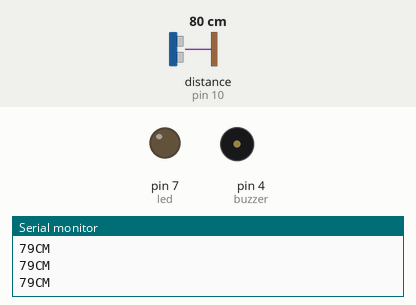
Bench run of a sketch on a simulated Arduino Uno, built with avr-gcc and run on an emulated ATmega328P. Shown: output pins drawn as LEDs (lit = HIGH), buzzer (waves = sounding, pin HIGH), the last lines printed to the serial monitor. Wiring (inferred from the names in the program): ultrasonic range finder: trigger pin 9; echo pin 10. The test bench sets the inputs (shaded band); at power-on: distance to the obstacle (sensor on pin 10) 80 cm. The echo pulse lasts 58.3 µs per cm; pins used as bus, display or sensor lines are not drawn.

Above: at 1.2 s.
1.3 s: distance to the obstacle (sensor on pin 10) set to 7 cm
2.8 s: distance to the obstacle (sensor on pin 10) set to 4 cm
At 3.1 s:
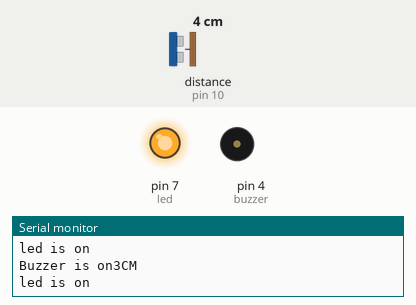
Timing chart, 0 to 5.8 s (numbered marks = the images above; inputs shaded):
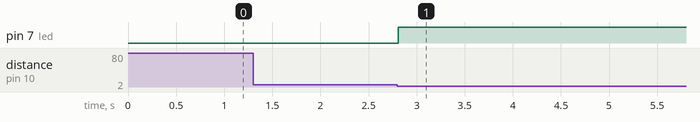

Measured:
- the behaviour switches between 6 and 5 cm on distance to the obstacle (sensor on pin 10) (found by bisection; images 0 and 1)
- after the input at 2.8 s, pin 7 (led): LOW → HIGH at once

The sketch:

garbage_mon.ino
```cpp
/*AUTHOR :- SHWETA AND KARTIK
  DATE :- 20/11/2019
  CODE :- GARBAGE MONITORING SYSTEM
*/


int trigpin=9;
int echopin=10;
int led=7;
int buzzer=4;


void setup() {
 Serial.begin(9600);
 pinMode(led,OUTPUT);
 pinMode(buzzer,OUTPUT);
 pinMode(trigpin,OUTPUT);
 pinMode(echopin,INPUT);


}

void loop() {
 long duration,distance;
 digitalWrite(trigpin,HIGH);
 delayMicroseconds(100);
 digitalWrite(trigpin,LOW);
 duration=pulseIn(echopin,HIGH);
 distance=(duration/2)/29.1;
 Serial.print(distance);
 Serial.print("CM\n");
 if((distance<15 && distance>7))
 {
  digitalWrite(led,LOW);
  Serial.print("led is off\n");
  analogWrite(buzzer,LOW);
  Serial.print("buzzer is off\n");
 }
 else if(distance<5)
 {
  digitalWrite(led,HIGH);
  Serial.print("led is on\n");
  analogWrite(buzzer,HIGH);
  Serial.print("Buzzer is on");
 }
 }
```
